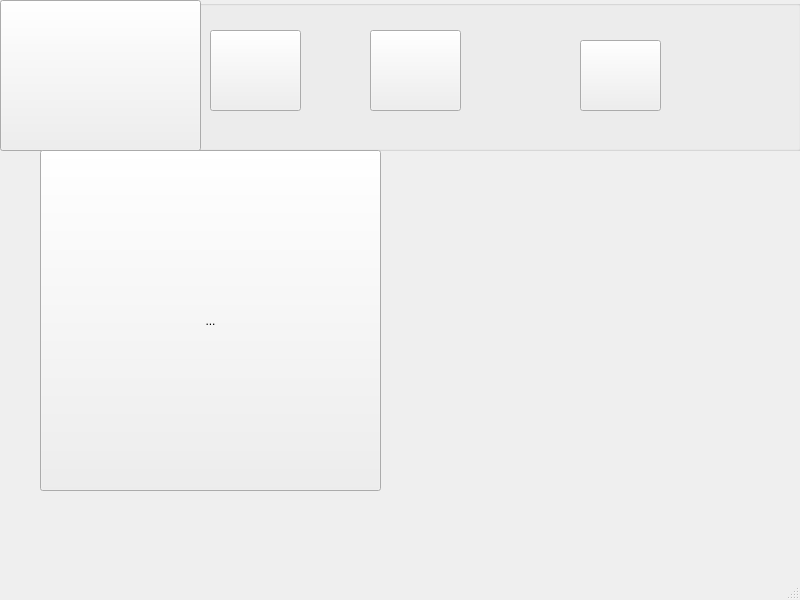
<?xml version="1.0" encoding="UTF-8"?>
<ui version="4.0">
 <class>MainWindowSetting</class>
 <widget class="QMainWindow" name="MainWindowSetting">
  <property name="geometry">
   <rect>
    <x>0</x>
    <y>0</y>
    <width>800</width>
    <height>600</height>
   </rect>
  </property>
  <property name="windowTitle">
   <string>设置</string>
  </property>
  <widget class="QWidget" name="centralwidget">
   <widget class="QGroupBox" name="groupBox">
    <property name="geometry">
     <rect>
      <x>0</x>
      <y>0</y>
      <width>801</width>
      <height>151</height>
     </rect>
    </property>
    <property name="title">
     <string/>
    </property>
    <widget class="MyToolButton" name="toolButton_Transaction">
     <property name="geometry">
      <rect>
       <x>0</x>
       <y>0</y>
       <width>201</width>
       <height>151</height>
      </rect>
     </property>
     <property name="text">
      <string/>
     </property>
    </widget>
    <widget class="MyToolButton" name="toolButton_Account">
     <property name="geometry">
      <rect>
       <x>210</x>
       <y>30</y>
       <width>91</width>
       <height>81</height>
      </rect>
     </property>
     <property name="text">
      <string/>
     </property>
    </widget>
    <widget class="MyToolButton" name="toolButton_Password">
     <property name="geometry">
      <rect>
       <x>370</x>
       <y>30</y>
       <width>91</width>
       <height>81</height>
      </rect>
     </property>
     <property name="text">
      <string/>
     </property>
    </widget>
    <widget class="MyToolButton" name="toolButton_Client">
     <property name="geometry">
      <rect>
       <x>580</x>
       <y>40</y>
       <width>81</width>
       <height>71</height>
      </rect>
     </property>
     <property name="text">
      <string/>
     </property>
    </widget>
   </widget>
   <widget class="QToolButton" name="toolButton_Par">
    <property name="geometry">
     <rect>
      <x>40</x>
      <y>150</y>
      <width>341</width>
      <height>341</height>
     </rect>
    </property>
    <property name="text">
     <string>...</string>
    </property>
   </widget>
  </widget>
  <widget class="QMenuBar" name="menubar">
   <property name="geometry">
    <rect>
     <x>0</x>
     <y>0</y>
     <width>800</width>
     <height>26</height>
    </rect>
   </property>
  </widget>
  <widget class="QStatusBar" name="statusbar"/>
 </widget>
 <customwidgets>
  <customwidget>
   <class>MyToolButton</class>
   <extends>QToolButton</extends>
   <header>login\MyToolButton.h</header>
  </customwidget>
 </customwidgets>
 <resources/>
 <connections/>
</ui>
